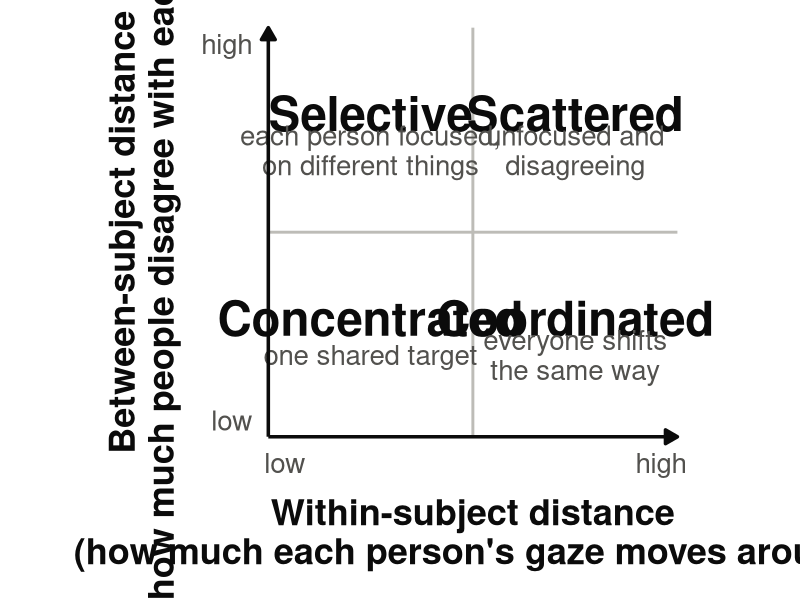

Here is the R script that generated this plot:
## plot_quadrant_schematic.R
## Presentation schematic: empty within/between quadrant space (x = within-subject, y = between-subject distance, as in
## plot_within_between_scatter.R) with the four types named in their quadrants. No data.
##
## Output: figures/presentations/analysis schematics/quadrants_empty.png
## Usage:  Rscript scripts/schematics/plot_quadrant_schematic.R

suppressPackageStartupMessages({
  library(ggplot2)
  library(here)
})

OUT <- here("figures", "presentations", "analysis schematics", "quadrants_empty.png")
INK <- "#0b0b0b"; INK2 <- "#52514e"; RULE <- "#bdbcb7"

quads <- data.frame(
  x = c(0.25, 0.75, 0.25, 0.75), y = c(0.25, 0.25, 0.75, 0.75),
  name = c("Concentrated", "Coordinated", "Selective", "Scattered"),
  desc = c("one shared target", "everyone shifts\nthe same way", "each person focused,\non different things", "unfocused and\ndisagreeing")
)

p <- ggplot(quads) +
  annotate("segment", x = 0.5, xend = 0.5, y = 0, yend = 1, color = RULE, linewidth = 1) +
  annotate("segment", x = 0, xend = 1, y = 0.5, yend = 0.5, color = RULE, linewidth = 1) +
  geom_text(aes(x, y + 0.04, label = name), size = 12, fontface = "bold", color = INK) +
  geom_text(aes(x, y - 0.05, label = desc), size = 7, color = INK2, lineheight = 0.9) +
  scale_x_continuous(limits = c(0, 1), breaks = c(0.04, 0.96), labels = c("low", "high"), expand = c(0, 0)) +
  scale_y_continuous(limits = c(0, 1), breaks = c(0.04, 0.96), labels = c("low", "high"), expand = c(0, 0)) +
  coord_fixed(clip = "off") +
  labs(x = "Within-subject distance\n(how much each person's gaze moves around)",
       y = "Between-subject distance\n(how much people disagree with each other)") +
  theme_classic(base_size = 26) +
  theme(axis.title = element_text(color = INK, face = "bold", lineheight = 0.9),
        axis.title.x = element_text(margin = margin(t = 14)), axis.title.y = element_text(margin = margin(r = 14)),
        axis.text = element_text(color = INK2, size = 20), axis.ticks = element_blank(),
        axis.line = element_line(color = INK, linewidth = 1.2, arrow = grid::arrow(length = unit(0.35, "cm"), type = "closed")),
        plot.margin = margin(20, 30, 20, 20))
ggsave(OUT, p, width = 11, height = 11, dpi = 200, bg = "white")
cat("Saved", OUT, "\n")
